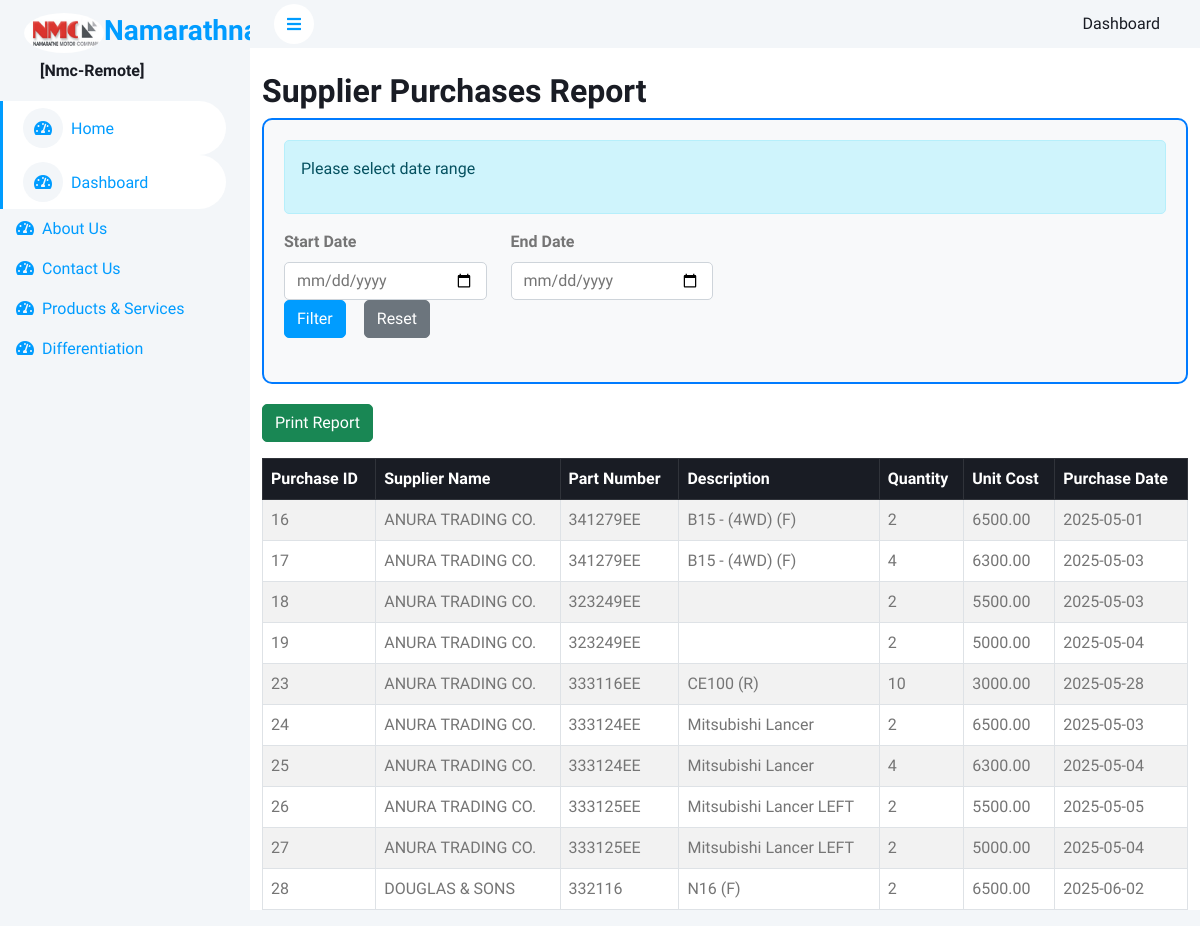
Screenshot of /report_supplier_purchases.php (signed in) with the database file from the repository.
### tables this page shows
CREATE TABLE `supplier_purchases` (
  `id` int(11) NOT NULL,
  `supplier_id` int(11) DEFAULT NULL,
  `part_id` int(11) DEFAULT NULL,
  `quantity` int(11) NOT NULL,
  `cost` decimal(10,2) NOT NULL,
  `purchase_date` date NOT NULL,
  `reference_no` varchar(50) NOT NULL,
  `flag` enum('active','inactive') NOT NULL DEFAULT 'active'
);

CREATE TABLE `suppliers` (
  `id` int(11) NOT NULL,
  `supplier_name` varchar(100) NOT NULL,
  `contact_info` varchar(255) DEFAULT NULL,
  `flag` enum('active','inactive') NOT NULL DEFAULT 'active'
);

CREATE TABLE `stocks` (
  `id` int(11) NOT NULL,
  `location_id` int(11) NOT NULL,
  `part_number` varchar(50) NOT NULL,
  `description` varchar(255) DEFAULT NULL,
  `image` varchar(255) DEFAULT NULL,
  `category_id` int(11) DEFAULT NULL,
  `cost` decimal(10,2) DEFAULT 0.00,
  `selling_price` decimal(10,2) DEFAULT 0.00,
  `stock_quantity` int(11) DEFAULT 0,
  `supplier_id` int(11) DEFAULT NULL,
  `model_id` int(11) DEFAULT NULL,
  `created_at` timestamp NOT NULL DEFAULT current_timestamp(),
  `flag` enum('active','inactive') NOT NULL DEFAULT 'active',
  `brand_id` int(11) DEFAULT NULL,
  `type_id` int(11) NOT NULL DEFAULT 3,
  `pricelistpage` int(11) NOT NULL,
  `oem_number` varchar(25) NOT NULL,
  `fifo_queue_id` int(11) DEFAULT NULL,
  `rack_id` int(11) DEFAULT 5 COMMENT 'Reference to rack location',
  `alert_threshold` int(11) DEFAULT 5 COMMENT 'Minimum quantity before alert is triggered',
  `last_alert_date` datetime DEFAULT NULL COMMENT 'Date when last low stock alert was sent'
);

### report_supplier_purchases.php (the view, shortened to what this page needs)
<?php
include('header.php');
$start_date = '';
$end_date = '';
$sql = "
    SELECT
        supplier_purchases.id,
        suppliers.supplier_name,
        stocks.part_number,
        stocks.description,
        supplier_purchases.quantity,
        supplier_purchases.cost,
        supplier_purchases.purchase_date
    FROM
        supplier_purchases
    JOIN
        suppliers ON supplier_purchases.supplier_id = suppliers.id
    JOIN
        stocks ON supplier_purchases.part_id = stocks.id
";
if (!empty($start_date) && !empty($end_date)) {
    $start_date = date('Y-m-d', strtotime($start_date));
    $end_date = date('Y-m-d', strtotime($end_date));
    echo "<script>console.log('Start Date:', '$start_date');</script>";
    echo "<script>console.log('End Date:', '$end_date');</script>";
    $sql .= " WHERE DATE(supplier_purchases.purchase_date) BETWEEN :start_date AND :end_date AND WHERE flag = 'active'";
    $stmt = $conn->prepare($sql);
    $stmt->execute(['start_date' => $start_date, 'end_date' => $end_date]);
} else {
    $stmt = $conn->prepare($sql);
    $stmt->execute();
}
$purchases = $stmt->fetchAll(PDO::FETCH_ASSOC);
?>
<div class="container mt-4">
    <h2>Supplier Purchases Report</h2>
    <div class="filter-area">
        <form method="POST" class="mb-4">
        <div class="alert alert-info">
                <p>Please select date range</p>
            </div>
            <div class="row">
                <div class="col-md-3">
                    <label for="start_date" class="form-label"><strong>Start Date</strong></label>
                    <input type="date" class="form-control" id="start_date" name="start_date" value="<?php echo $start_date; ?>">
                </div>
                <div class="col-md-3">
                    <label for="end_date" class="form-label"><strong>End Date</strong></label>
                    <input type="date" class="form-control" id="end_date" name="end_date" value="<?php echo $end_date; ?>">
                </div>
                <div class="d-flex gap-2">
                    <button type="submit" name="filter" class="btn btn-primary">Filter</button>
                    <button type="submit" name="reset" class="btn btn-secondary">Reset</button>
                </div>
            </div>
        </form>
    </div>
    <?php if (!empty($purchases)): ?>
        <div class="mb-3">
            <button onclick="printReport()" class="btn btn-success">Print Report</button>
        </div>
        <table class=" table-striped table table-bordered">
        <thead class="table-dark">
                <tr>
                    <th>Purchase ID</th>
                    <th>Supplier Name</th>
                    <th>Part Number</th>
                    <th>Description</th>
                    <th>Quantity</th>
                    <th>Unit Cost</th>
                    <th>Purchase Date</th>
                </tr>
            </thead>
            <tbody>
                <?php foreach ($purchases as $purchase): ?>
                    <tr>
                        <td><?php echo htmlspecialchars($purchase['id']); ?></td>
                        <td><?php echo htmlspecialchars($purchase['supplier_name']); ?></td>
                        <td><?php echo htmlspecialchars($purchase['part_number']); ?></td>
                        <td><?php echo htmlspecialchars($purchase['description']); ?></td>
                        <td><?php echo htmlspecialchars($purchase['quantity']); ?></td>
                        <td><?php echo htmlspecialchars($purchase['cost']); ?></td>
                        <td><?php echo htmlspecialchars($purchase['purchase_date']); ?></td>
                    </tr>
                <?php endforeach; ?>
            </tbody>
        </table>
    <?php else: ?>
        <div class="alert alert-info">No supplier purchases found.</div>
    <?php endif; ?>
</div>
<?php
include('footer.php');
?>

### css/style.css (style rules this page uses)
:root { --primary: #009CFF; --light: #F3F6F9; --dark: #191C24; }
.btn { transition: .5s; }
.btn.btn-primary { color: #FFFFFF; }

### report_supplier_purchases.php (style rules this page uses)
.filter-area { border: 2px solid #007bff; border-radius: 10px; padding: 20px; background-color: #f8f9fa; margin-bottom: 20px; }
.filter-area .btn { margin-right: 10px; }

### rows the page displays
supplier_purchases: id "16", supplier.supplier_name "ANURA TRADING CO.", stocks.part_number "341279EE", stocks.description "B15 - (4WD) (F)", quantity "2", cost "6500.00", purchase_date "2025-05-01"
supplier_purchases: id "17", supplier.supplier_name "ANURA TRADING CO.", stocks.part_number "341279EE", stocks.description "B15 - (4WD) (F)", quantity "4", cost "6300.00", purchase_date "2025-05-03"
supplier_purchases: id "18", supplier.supplier_name "ANURA TRADING CO.", stocks.part_number "323249EE", quantity "2", cost "5500.00", purchase_date "2025-05-03"
supplier_purchases: id "19", supplier.supplier_name "ANURA TRADING CO.", stocks.part_number "323249EE", quantity "2", cost "5000.00", purchase_date "2025-05-04"
supplier_purchases: id "23", supplier.supplier_name "ANURA TRADING CO.", stocks.part_number "333116EE", stocks.description "CE100 (R)", quantity "10", cost "3000.00", purchase_date "2025-05-28"
supplier_purchases: id "24", supplier.supplier_name "ANURA TRADING CO.", stocks.part_number "333124EE", stocks.description "Mitsubishi Lancer", quantity "2", cost "6500.00", purchase_date "2025-05-03"
supplier_purchases: id "25", supplier.supplier_name "ANURA TRADING CO.", stocks.part_number "333124EE", stocks.description "Mitsubishi Lancer", quantity "4", cost "6300.00", purchase_date "2025-05-04"
supplier_purchases: id "26", supplier.supplier_name "ANURA TRADING CO.", stocks.part_number "333125EE", stocks.description "Mitsubishi Lancer LEFT", quantity "2", cost "5500.00", purchase_date "2025-05-05"
supplier_purchases: id "27", supplier.supplier_name "ANURA TRADING CO.", stocks.part_number "333125EE", stocks.description "Mitsubishi Lancer LEFT", quantity "2", cost "5000.00", purchase_date "2025-05-04"
supplier_purchases: id "28", supplier.supplier_name "DOUGLAS & SONS", stocks.part_number "332116", stocks.description "N16 (F)", quantity "2", cost "6500.00", purchase_date "2025-06-02"

### other values shown
$prj_id_ "[Nmc-Remote]"
$menu_item['menu_name_'] "Dashboard"
